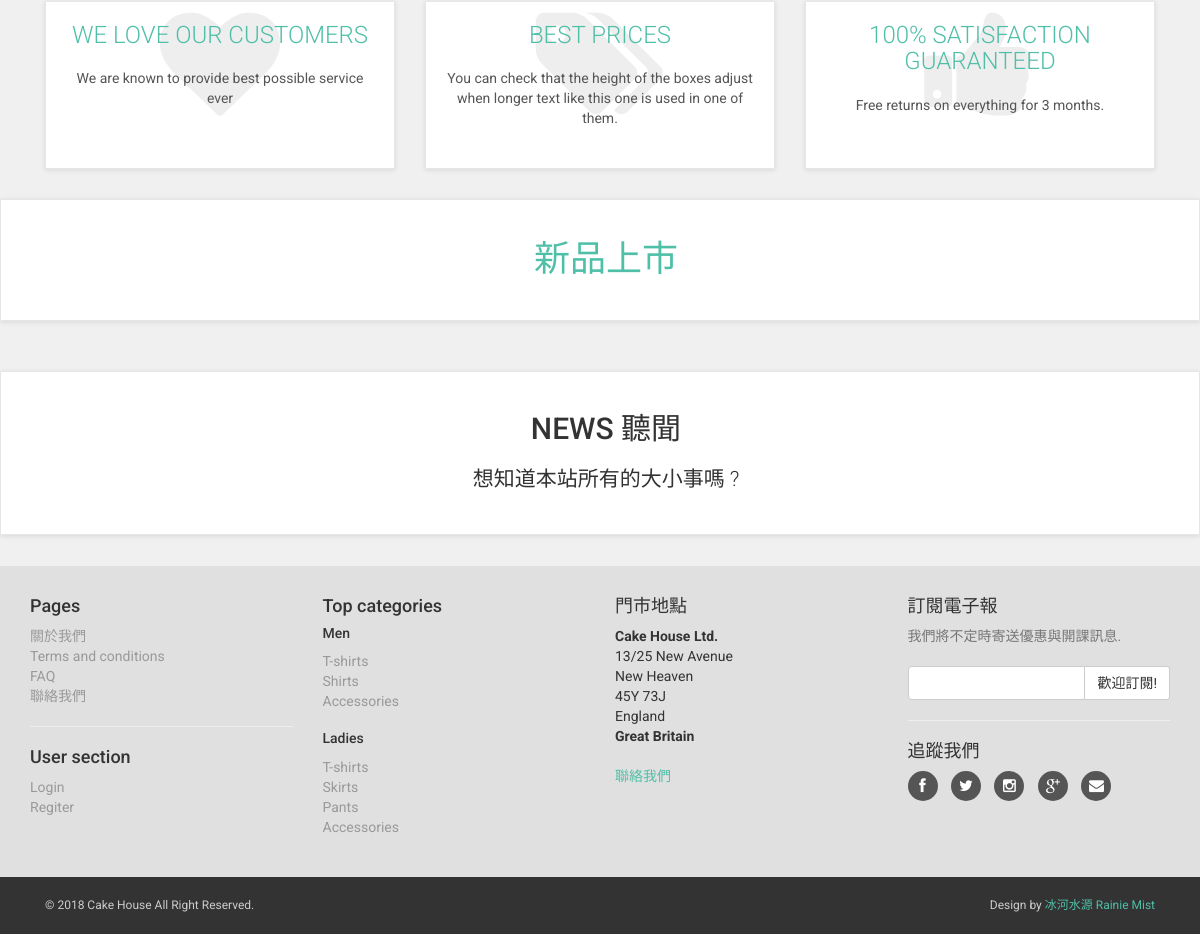
Before: / (lower part) with the older database file.
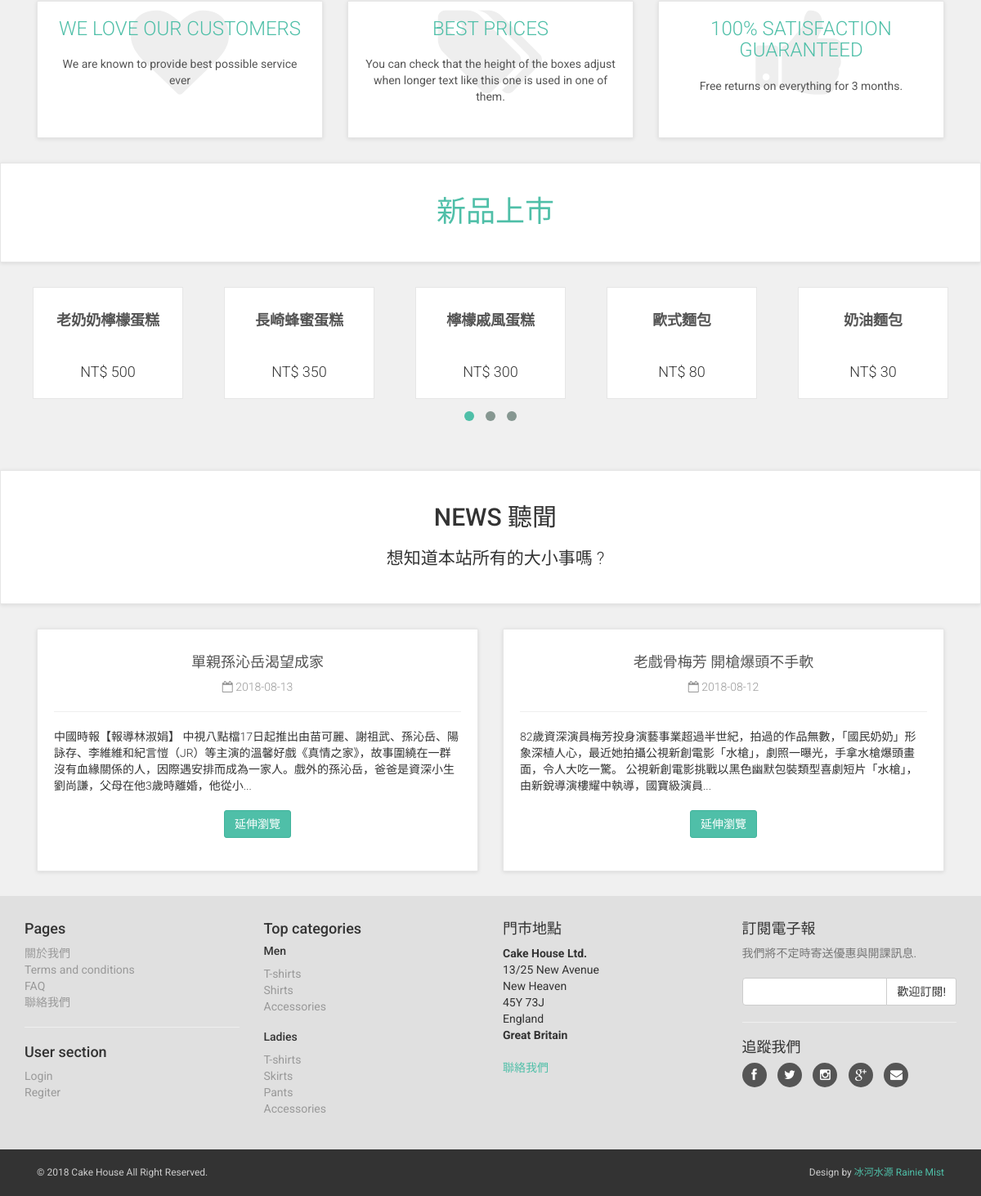
After: the same page with the newer database file.
### tables this page shows
CREATE TABLE IF NOT EXISTS `products` (
  `products_id` int(11) NOT NULL AUTO_INCREMENT,
  `product_categories_id` int(11) NOT NULL,
  `picture` varchar(255) DEFAULT NULL,
  `name` varchar(255) NOT NULL,
  `description` text NOT NULL,
  `price` varchar(255) NOT NULL,
  `created_at` varchar(255) DEFAULT NULL,
  `updated_at` varchar(255) DEFAULT NULL,
  PRIMARY KEY (`products_id`)
);

CREATE TABLE IF NOT EXISTS `news` (
  `news_id` int(11) NOT NULL AUTO_INCREMENT,
  `published_date` varchar(255) NOT NULL,
  `title` varchar(255) NOT NULL,
  `content` text NOT NULL,
  `created_at` varchar(255) DEFAULT NULL,
  `updated_at` varchar(255) DEFAULT NULL,
  PRIMARY KEY (`news_id`)
);

### index.php (the view, shortened to what the changed rows need)
<?php
require_once ('connection/connection.php');
$query2 = $db->query("SELECT * FROM products ORDER BY created_at DESC LIMIT 0,18");
$products_list = $query2->fetchAll(PDO::FETCH_ASSOC);
$query3 = $db->query("SELECT * FROM news ORDER BY published_date DESC LIMIT 0,2");
$news_list = $query3->fetchAll(PDO::FETCH_ASSOC);
?>
<!DOCTYPE html>
<html lang="en">
<head>
    <link href="css/cake/font-awesome.css" rel="stylesheet">
    <link href="css/cake/bootstrap.min.css" rel="stylesheet">
    <link href="css/cake/animate.min.css" rel="stylesheet">
    <link href="css/cake/owl.carousel.css" rel="stylesheet">
    <link href="css/cake/owl.theme.css" rel="stylesheet">
    <link href="lib/content-slider/content-slider.css" rel="stylesheet">
    <link href="css/cake/style.default.css" rel="stylesheet" id="theme-stylesheet">
    <link href="css/cake/custom.css" rel="stylesheet">
</head>
<body>
    <div id="all">
        <div id="content">
 <div id="advantages">
<div class="container">
</div>
</div>
 <div id="hot">
<div class="box">
    <div class="container">
        <div class="col-md-12">
            <h2>新品上市</h2>
        </div>
    </div>
</div>
<div class="container">
<div class="row same-height-row">
    <div class="product-slider">
    <?php foreach ($products_list as $products){ ?>
<div class="item">
    <div class="col-md-16">
            <div class="product same-height">
                <div class="text">
                    <h3><a href="frontend/products.php?id=<?php echo $products['products_id']; ?>"><?php echo $products['name']; ?></a></h3>
                    <p class="price">NT$ <?php echo $products['price']; ?></p>
                </div>
            </div>
    </div>
</div>
               <?php } ?>
    </div>
</div>
</div>
</div>
            <div class="box text-center" data-animate="fadeInUp">
                <div class="container">
                    <div class="col-md-12">
                        <h2>NEWS 聽聞</h2>
                    </div>
                </div>
            </div>
            <div class="container">
<div class="col-md-12" data-animate="fadeInUp">
    <div id="blog-homepage" class="row">
    <?php foreach($news_list as $news){ ?>
        <div class="col-sm-6">
            <div class="post">
                <h4><a href="frontend/news.php"><?php echo $news['title']; ?></a></h4>
                <p class="author-category"><i class="fa fa-calendar-o"></i> <?php echo $news['published_date']; ?>
                </p>
                <hr>
                <p class="intro"><?php echo mb_strimwidth(strip_tags($news['content']),0,250,"..."); ?></p>
                <p class="read-more"><a href="frontend/news.php?id=<?php echo $news['news_id']; ?>" class="btn btn-primary">延伸瀏覽</a>
                </p>
            </div>
        </div>
    <?php } ?>
    </div>
</div>
</div>
        </div>
    </div>
</body>
</html>

Changed rows visible on the page:
added products: name "老奶奶檸檬蛋糕", price "500"
added products: name "長崎蜂蜜蛋糕", price "350"
added products: name "檸檬戚風蛋糕", price "300"
added products: name "歐式麵包", price "80"
added products: name "奶油麵包", price "30"
added news: title "單親孫沁岳渴望成家", published_date "2018-08-13", content "中國時報【報導林淑娟】 中視八點檔17日起推出由苗可麗、謝祖武、孫沁岳、陽詠存、李維維和紀言愷（JR）等主演的溫馨好戲《真情之家》，故事圍繞在一群沒有血緣關係的人，因際遇安排而成為一家人。戲外的孫沁岳，爸爸是資深小生劉尚謙，父母在他3歲時離婚，他從小..."
added news: title "老戲骨梅芳 開槍爆頭不手軟", published_date "2018-08-12", content "82歲資深演員梅芳投身演藝事業超過半世紀，拍過的作品無數，「國民奶奶」形象深植人心，最近她拍攝公視新創電影「水槍」，劇照一曝光，手拿水槍爆頭畫面，令人大吃一驚。 公視新創電影挑戰以黑色幽默包裝類型喜劇短片「水槍」，由新銳導演樓耀中執導，國寶級演員..."
